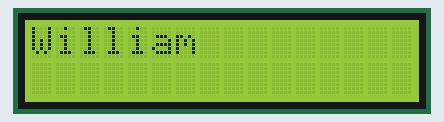
The sketch below on a simulated Arduino Uno, built with avr-gcc and run on an emulated ATmega328P. On the bench: 16×2 character LCD.

Above: at 0.7 s.
At 5.7 s:
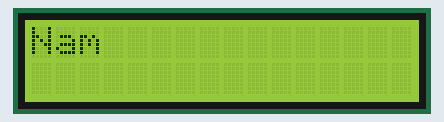
At 9.6 s:
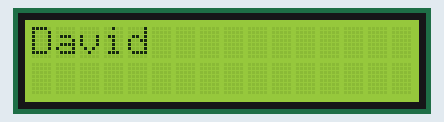
At 19.3 s:
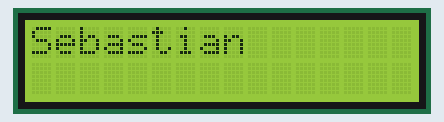
At 28.6 s:
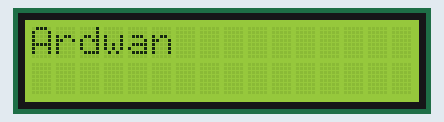
At 38.2 s:
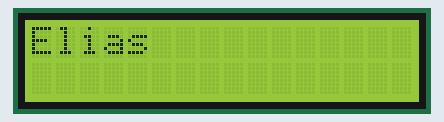

The sketch:

assignment_5.ino
```cpp
#include <LiquidCrystal.h>

const int rs = 2;
const int en = 4;
const int d4 = 8;
const int d5 = 9;
const int d6 = 10;
const int d7 = 11;

LiquidCrystal lcd(rs, en, d4, d5, d6, d7);

const String names[] = {
  "William",
  "Kasper",
  "Adrian",
  "Elias",
  "Nam",
  "Gustav",
  "Linus",
  "David",
  "Reza",
  "Kevin",
  "Marcus",
  "Ismail",
  "Max",
  "Rahmatullah",
  "Sebastian",
  "Herman",
  "Arthur",
  "Ilia",
  "Alex",
  "Iman-Danis",
  "Atrin",
  "Ardwan",
  "Benjamin",
  "Eric",
   "Vincent"
 };

void setup() {
  lcd.begin(16, 2);
  lcd.clear();
}

void loop() {
  int cursorPos = 0;

  for(int i = 0; i < 25; i++) {
    for(int k = 0; k < names[i].length(); k++) {
      const char letter = names[i][k];

      lcd.print(letter);
      cursorPos++;
      lcd.setCursor(cursorPos, 0);

      delay(100);
    }

    delay(750);
    cursorPos = 0;
    lcd.clear();
  }

  lcd.clear();
}
```

Measured:
- what the display in image 0 shows lasts 0.8 s, from 0.7 s to 1.5 s
